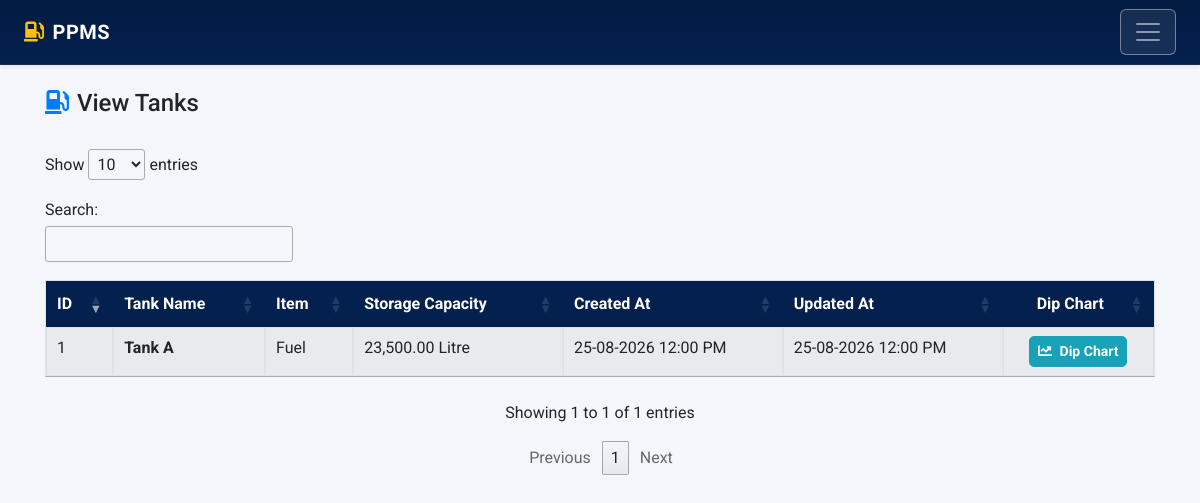
/tanks/tanks-list.php (signed in), run on the app's committed database.
### tables this page shows
CREATE TABLE `tbl_tanks` (
  `id` int(11) NOT NULL,
  `tank_name` varchar(128) NOT NULL,
  `item_id` int(11) NOT NULL,
  `storage_capacity` decimal(12,2) NOT NULL,
  `created_at` timestamp NOT NULL DEFAULT current_timestamp(),
  `updated_at` timestamp NOT NULL DEFAULT current_timestamp() ON UPDATE current_timestamp(),
  `deleted_at` datetime DEFAULT NULL
);

CREATE TABLE `tbl_items` (
  `id` int(11) NOT NULL,
  `name` varchar(128) NOT NULL,
  `cash_rate` decimal(10,2) NOT NULL DEFAULT 0.00,
  `credit_rate` decimal(10,2) NOT NULL DEFAULT 0.00,
  `purchase_rate` decimal(10,2) NOT NULL DEFAULT 0.00,
  `unit` varchar(32) NOT NULL DEFAULT 'Ltr',
  `created_at` timestamp NOT NULL DEFAULT current_timestamp(),
  `updated_at` timestamp NOT NULL DEFAULT current_timestamp() ON UPDATE current_timestamp(),
  `deleted_at` datetime DEFAULT NULL
);

### include/permissions.php (called while the page is built, shortened)
<?php
require_once __DIR__ . '/config.php';
function has_permission($module_slug, $action) {
    global $connection;
    $user_id = intval($_SESSION['loggedInUser']);
    $user_res = mysqli_query($connection, "SELECT type, role_id FROM tbl_accounts WHERE id = '$user_id' LIMIT 1");
    if (!$user_res || !($user = mysqli_fetch_assoc($user_res))) {
        return false;
    }
    $role_id = intval($user['role_id'] ?? 0);
    $r_check = mysqli_query($connection, "SELECT name FROM tbl_roles WHERE id = '$role_id' LIMIT 1");
    if ($r_check && ($r_row = mysqli_fetch_assoc($r_check))) {
        if (strtolower(trim($r_row['name'])) === 'admin') {
            return true;
        }
    }
    $col_map = [
        'show'   => 'can_show',
        'view'   => 'can_show',
        'add'    => 'can_add',
        'create' => 'can_add',
        'edit'   => 'can_edit',
        'update' => 'can_edit',
        'delete' => 'can_delete'
    ];
    $col_name = $col_map[strtolower($action)] ?? 'can_show';
    $perm_res = mysqli_query($connection, "SELECT $col_name FROM tbl_role_permissions WHERE role_id = '$role_id' AND module_slug = '$module_slug' LIMIT 1");
    if ($perm_res && ($perm = mysqli_fetch_assoc($perm_res))) {
        return intval($perm[$col_name]) === 1;
    }
    if ($module_slug === 'credit_sales' || $module_slug === 'card_sales') {
        $fb_res = mysqli_query($connection, "SELECT $col_name FROM tbl_role_permissions WHERE role_id = '$role_id' AND module_slug = 'meter_readings' LIMIT 1");
        if ($fb_res && ($fb_perm = mysqli_fetch_assoc($fb_res))) {
            return intval($fb_perm[$col_name]) === 1;
        }
    }
    return false;
}
?>

### tanks/tanks-list.php (the view, shortened to what this page needs)
<?php
require '../include/config.php';
require '../include/permissions.php';
$canEdit   = has_permission('tanks', 'edit');
?>
<!DOCTYPE html>
<html lang="en">
  <head>
		<link rel="stylesheet" href="https://stackpath.bootstrapcdn.com/bootstrap/4.3.1/css/bootstrap.min.css">
		<link rel="stylesheet" href="https://cdnjs.cloudflare.com/ajax/libs/font-awesome/5.11.2/css/all.min.css" />
		<link rel="stylesheet" href="https://cdn.datatables.net/1.10.20/css/jquery.dataTables.min.css" />
		<link rel="stylesheet" href="../include/style.css?v=1.0.1" />
	</head>
	<body>
        <?php include('../include/navbar.php');?>
		<main class="main">
			<div class="container pt-4 pb-4">
				<div class="row mb-4 align-items-center">
					<div class="col-md-6">
						<h4><i class="fas fa-gas-pump mr-2 text-primary"></i>View Tanks</h4>
					</div>
				</div>
				<table id="tanksListTable" class="table table-striped table-bordered">
					<thead>
						<tr>
							<th>ID</th>
							<th>Tank Name</th>
							<th>Item</th>
							<th>Storage Capacity</th>
							<th>Created At</th>
							<th>Updated At</th>
							<th style="text-align: center;">Dip Chart</th>
						</tr>
					</thead>
					<tbody>
						<?php
						$sql = "SELECT t.id, t.tank_name, t.storage_capacity, t.created_at, t.updated_at, i.name AS item_name, i.unit AS item_unit
								FROM tbl_tanks t
								LEFT JOIN tbl_items i ON t.item_id = i.id
								WHERE (t.deleted_at IS NULL OR t.deleted_at = '0000-00-00 00:00:00')
								ORDER BY t.id DESC";
						$result = mysqli_query($connection, $sql);
						if ($result && mysqli_num_rows($result) > 0) {
							while ($row = mysqli_fetch_assoc($result)) {
								$unit_suffix = !empty($row['item_unit']) ? ' ' . htmlspecialchars($row['item_unit']) : ' Litres';
                                $tankNameDisplay = $canEdit
                                    ? '<a href="edit-tank.php?id='.$row['id'].'" class="font-weight-bold" style="color: var(--primary-color);">'.htmlspecialchars($row['tank_name']).'</a>'
                                    : '<strong>'.htmlspecialchars($row['tank_name']).'</strong>';
								echo '
									<tr>
										<td>'.$row['id'].'</td>
										<td>'.$tankNameDisplay.'</td>
										<td>'.htmlspecialchars($row['item_name'] ?? '-').'</td>
										<td>'.number_format($row['storage_capacity'], 2) . $unit_suffix . '</td>
										<td>'.date("d-m-Y h:i A", strtotime($row['created_at'])).'</td>
										<td>'.date("d-m-Y h:i A", strtotime($row['updated_at'])).'</td>
										<td class="text-center">
											<a href="dip-chart.php?tank_id='.$row['id'].'" class="btn btn-sm btn-info text-white font-weight-bold" style="border-radius:5px;" title="View Dip Chart"><i class="fas fa-chart-line mr-1"></i> Dip Chart</a>
										</td>';
								echo '</tr>';
							}
						}
						?>
					</tbody>
				</table>
			</div>
		</main>
    </body>
</html>

### include/style.css (style rules this page uses)
:root { --primary-color: #04204e; --primary-hover: #07347a; --primary-light: #e6f0fa; --primary-gradient: linear-gradient(135deg, var(--primary-color) 0%, #07347a 100%); --gradient-header: linear-gradient(135deg, var(--primary-color) 0%, #094096 100%); --navy-glass: rgba(4, 32, 78, 0.96); }
body { font-family: 'Roboto', sans-serif; background-color: #f4f6fb; color: #212529; overflow-x: hidden; }
table thead th, .table thead th { background-color: #04204e !important; color: #ffffff !important; border-color: #04204e !important; vertical-align: middle !important; }

### tanks/tanks-list.php (style rules this page uses)
#tanksListTable thead th { background-color: #04204e !important; background: var(--primary-color) !important; color: #fff !important; }

### data on the page
tbl_tanks: id "1", tank_name "Tank A", item.name "Fuel", storage_capacity "23,500.00", item.unit "Litre", created_at "25-08-2026 12:00 PM", updated_at "25-08-2026 12:00 PM"
